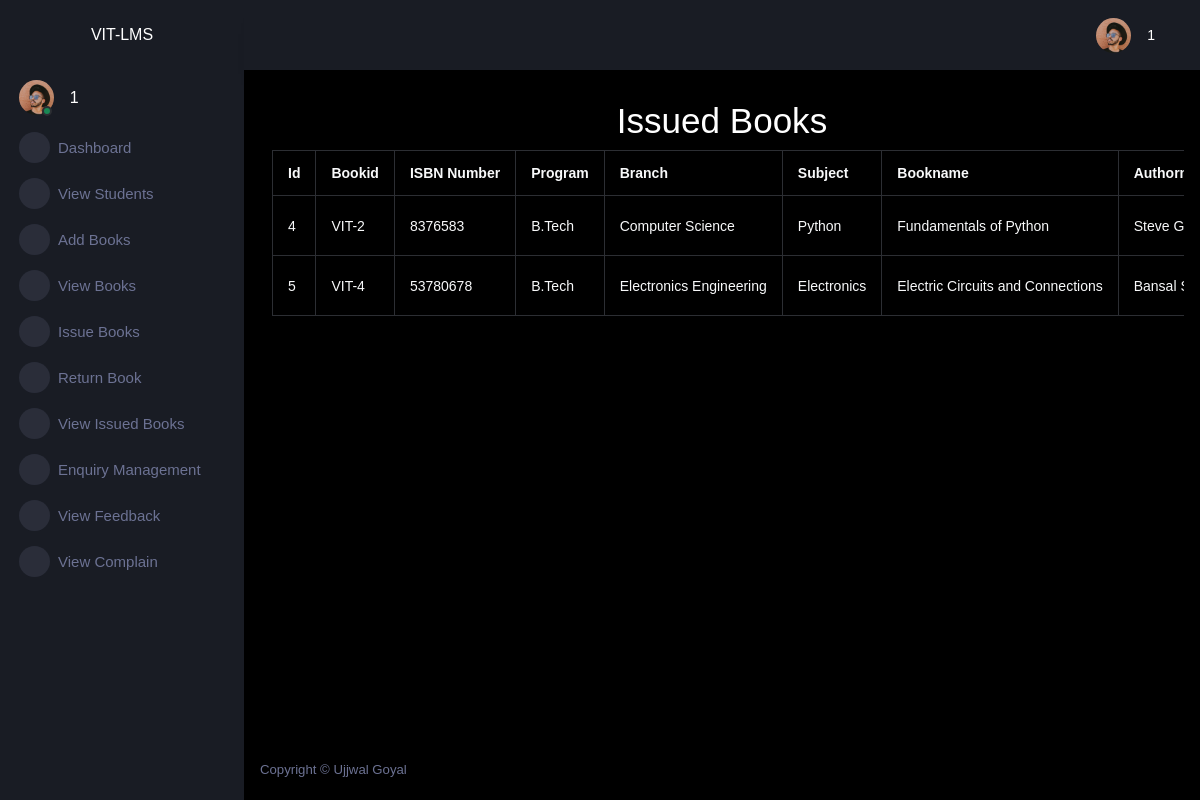
Screenshot of /adminapp/viewissuedbook/ (signed in) with the database file from the repository.
### adminapp/models.py (models this page shows)
class IssueBook(models.Model):
    bookid=models.CharField(max_length=15)
    isbno=models.CharField(max_length=15)
    program=models.CharField(max_length=100)
    branch=models.CharField(max_length=100)
    subject=models.CharField(max_length=100)
    bookname=models.CharField(max_length=100)
    authorname=models.CharField(max_length=100)
    rollno=models.IntegerField()
    name=models.CharField(max_length=50)
    year=models.CharField(max_length=50)
    issuedate=models.CharField(max_length=30)
    duedate=models.CharField(max_length=30)
    status=models.CharField(max_length=20)

### adminapp/views.py (the view)
# urls.py: path('viewissuedbook/',views.viewissuedbook,name='viewissuedbook'),
@cache_control(no_cache=True,must_revalidate=True,no_store=True)
def viewissuedbook(request):
    try:
        if request.session['adminid']!=None:
            adminid=request.session['adminid']
            issue=IssueBook.objects.filter(status="pending")
            return render(request,'viewissuedbook.html',locals())
    except KeyError:
        return redirect('lmsapp:login')

### adminapp/templates/viewissuedbook.html (shortened to what this page needs)
{% extends "adminparent.html" %}
{% block body %}
    <div class="row">
        <h1 style="text-align:center;">Issued Books</h1>
        <div class="col-sm-12" style="overflow-x:scroll;">
            <table class="table table-bordered text-light">
                <tr>
                    <th>Id</th>
                    <th>Bookid</th>
                    <th>ISBN Number</th>
                    <th>Program</th>
                    <th>Branch</th>
                    <th>Subject</th>
                    <th>Bookname</th>
                    <th>Authorname</th>
                </tr>
                {% for b in issue %}
                <tr>
                    <td>{{b.id}}</td>
                    <td>{{b.bookid}}</td>
                    <td>{{b.isbno}}</td>
                    <td>{{b.program}}</td>
                    <td>{{b.branch}}</td>
                    <td>{{b.subject}}</td>
                    <td>{{b.bookname}}</td>
                    <td>{{b.authorname}}</td>
                </tr>
                {% endfor %}
            </table>
        </div>
    </div>
{% endblock body %}

### rows the page displays
IssueBook: id "4", bookid "VIT-2", isbno "8376583", program "B.Tech", branch "Computer Science", subject "Python", bookname "Fundamentals of Python", authorname "Steve…"
IssueBook: id "5", bookid "VIT-4", isbno "53780678", program "B.Tech", branch "Electronics Engineering", subject "Electronics", bookname "Electric Circuits and Connections", authorname "Bansal…"

### other values shown
{{ adminid }} "1"
